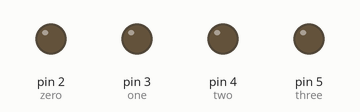
Simulated run of this sketch. Board: Arduino Uno, built with avr-gcc and run on an emulated ATmega328P. Shown: output pins drawn as LEDs (lit = HIGH).

Above: at 0.5 s.
At 2.5 s:
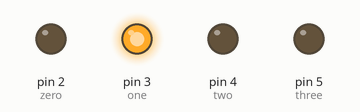
At 4.5 s:
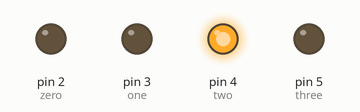
At 9.5 s:
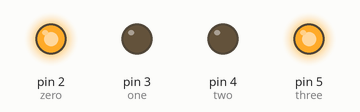
At 14.5 s:
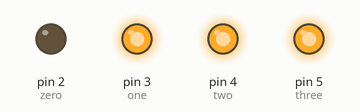
At 19.5 s:
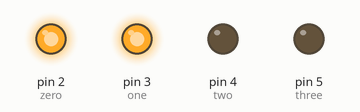
Timing chart, 0 to 20.8 s (numbered marks = the images above):
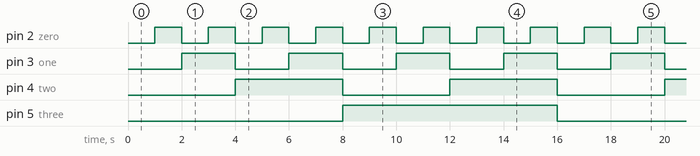

Measured:
- by itself, pin 2 (zero): alternates HIGH for 1.0 s and LOW for 1.0 s
- by itself, pin 3 (one): alternates HIGH for 2.0 s and LOW for 2.0 s
- by itself, pin 4 (two): alternates HIGH for 4.0 s and LOW for 4.0 s
- by itself, pin 5 (three): alternates HIGH for 8.0 s and LOW for 8.0 s

The sketch:

Binary_Counter.ino
```cpp
const int zero = 2;
const int one = 3;
const int two = 4;
const int three = 5;

void clearLeds() {
  digitalWrite(zero, LOW);
  digitalWrite(one, LOW);
  digitalWrite(two, LOW);
  digitalWrite(three, LOW);
}

void setup() {
  pinMode(zero, OUTPUT);
  pinMode(one, OUTPUT);
  pinMode(two, OUTPUT);
  pinMode(three, OUTPUT);

}

void loop() {
  // 0
  delay(1000);
  clearLeds();

  // 1
  digitalWrite(zero, HIGH);
  delay(1000);
  clearLeds();

  // 2
  digitalWrite(one, HIGH);
  delay(1000);
  clearLeds();

  // 3
  digitalWrite(zero, HIGH);
  digitalWrite(one, HIGH);
  delay(1000);
  clearLeds();

  // 4
  digitalWrite(two, HIGH);
  delay(1000);
  clearLeds();

  // 5
  digitalWrite(two, HIGH);
  digitalWrite(zero, HIGH);
  delay(1000);
  clearLeds();

  // 6
  digitalWrite(two, HIGH);
  digitalWrite(one, HIGH);
  delay(1000);
  clearLeds();

  // 7
  digitalWrite(two, HIGH);
  digitalWrite(one, HIGH);
  digitalWrite(zero, HIGH);
  delay(1000);
  clearLeds();

  // 8
  digitalWrite(three, HIGH);
  delay(1000);
  clearLeds();

  // 9
  digitalWrite(three, HIGH);
  digitalWrite(zero, HIGH);
  delay(1000);
  clearLeds();

  // 10
  digitalWrite(three, HIGH);
  digitalWrite(one, HIGH);
  delay(1000);
  clearLeds();

  // 11
  digitalWrite(three, HIGH);
  digitalWrite(one, HIGH);
  digitalWrite(zero, HIGH);
  delay(1000);
  clearLeds();

  // 12
  digitalWrite(three, HIGH);
  digitalWrite(two, HIGH);
  delay(1000);
  clearLeds();

  // 13
  digitalWrite(three, HIGH);
  digitalWrite(two, HIGH);
  digitalWrite(zero, HIGH);
  delay(1000);
  clearLeds();

  // 14
  digitalWrite(three, HIGH);
  digitalWrite(two, HIGH);
  digitalWrite(one, HIGH);
  delay(1000);
  clearLeds();

  // 15
  digitalWrite(three, HIGH);
  digitalWrite(two, HIGH);
  digitalWrite(one, HIGH);
  digitalWrite(zero, HIGH);
  delay(1000);
  clearLeds();
}
```
